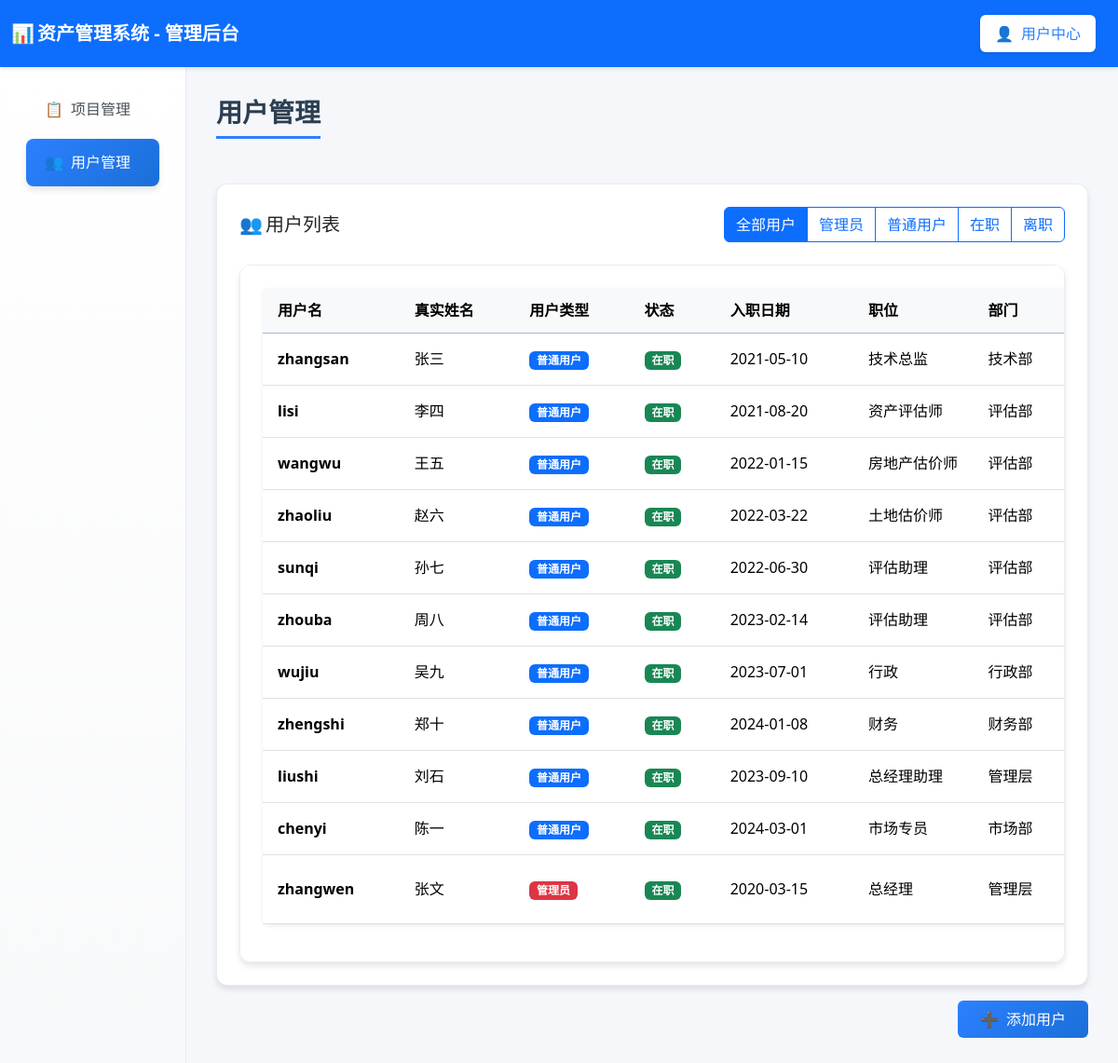
Page /user_manager (signed in) on the committed database.
### tables this page shows
CREATE TABLE users (
        id INTEGER PRIMARY KEY AUTOINCREMENT,
        username TEXT UNIQUE,
        realname TEXT,
        user_type TEXT,
        password TEXT,
        phone TEXT,
        email TEXT,
        hire_date TEXT,
        education TEXT,
        position TEXT,
        department TEXT,
        status TEXT DEFAULT 'active',  -- active-在职, inactive-离职
        create_time TEXT DEFAULT CURRENT_TIMESTAMP,
        update_time TEXT DEFAULT CURRENT_TIMESTAMP
    );

### routes/user_routes.py (the view)
@router.get("/user_manager", response_class=HTMLResponse)
async def user_manager(
    request: Request,
    user: dict = Depends(login_required),
    db: sqlite3.Connection = Depends(get_db)
):
    if user.get("user_type") != "admin":
        return RedirectResponse(url="/user_dashboard")
    try:
        users = await user_service.get_all_users(db)
        for user_item in users:
            user_item["qualifications"] = await user_service.get_user_qualifications(user_item["username"], db)
        return templates.TemplateResponse("user_manager.html", {
            "request": request,
            "user": user,
            "users": users,
            "current_user": user["username"]
        })
    except Exception as e:
        return templates.TemplateResponse("user_manager.html", {
            "request": request,
            "user": user,
            "users": [],
            "current_user": user["username"],
            "error": str(e)
        })

### templates/user_manager.html (shortened to what this page needs)
<!DOCTYPE html>
<html lang="zh-CN">
<head>
  <link href="https://cdn.jsdelivr.net/npm/bootstrap@5.3.2/dist/css/bootstrap.min.css" rel="stylesheet">
  <link rel="stylesheet"
    href="https://cdnjs.cloudflare.com/ajax/libs/bootstrap-icons/1.11.0/font/bootstrap-icons.min.css">
</head>
<body>
  <nav class="navbar navbar-dark bg-primary">
    <div class="container-fluid">
      <span class="navbar-brand mb-0 h1 fw-bold">
        <span class="fallback-icon">📊</span>资产管理系统 - 管理后台
      </span>
      <ul class="navbar-nav ms-auto">
        <li class="nav-item">
          <a class="nav-link user-center" href="/user_dashboard">
            <span class="fallback-icon">👤</span>用户中心
          </a>
        </li>
      </ul>
    </div>
  </nav>
  <div class="container-fluid">
    <div class="row">
      <div class="col-md-3 col-lg-2 sidebar">
        <nav class="nav flex-column p-3">
          <a class="nav-link" href="/admin_projects">
            <span class="fallback-icon">📋</span>项目管理
          </a>
          <a class="nav-link active" href="/user_manager">
            <span class="fallback-icon">👥</span>用户管理
          </a>
        </nav>
      </div>
      <div class="col-md-9 col-lg-10 main-content">
        <h3 class="page-title">用户管理</h3>
        <div class="table-container">
          <div class="table-header">
            <h5 class="mb-0"><span class="fallback-icon">👥</span>用户列表</h5>
            <div class="filter-controls">
              <div class="btn-group" role="group">
                <label class="btn btn-outline-primary" for="allUsers">全部用户</label>
                <label class="btn btn-outline-primary" for="adminUsers">管理员</label>
                <label class="btn btn-outline-primary" for="normalUsers">普通用户</label>
                <label class="btn btn-outline-primary" for="activeUsers">在职</label>
                <label class="btn btn-outline-primary" for="inactiveUsers">离职</label>
              </div>
            </div>
          </div>
          {% if users %}
          <div class="table-container">
            <table class="table table-hover bg-white rounded shadow-sm">
              <thead class="table-primary">
                <tr>
                  <th>用户名</th>
                  <th>真实姓名</th>
                  <th>用户类型</th>
                  <th>状态</th>
                  <th>入职日期</th>
                  <th>职位</th>
                  <th>部门</th>
                </tr>
              </thead>
              <tbody id="usersTableBody">
                {% for user in users %}
                <tr data-user-type="{{ user.user_type }}" data-user-status="{{ user.status }}"
                  onclick="viewUserDetail('{{ user.username }}')" style="cursor: pointer;">
                  <td>
                    <strong>{{ user.username }}</strong>
                  </td>
                  <td>
                    {% if user.realname %}
                    {{ user.realname }}
                    {% else %}
                    <span class="text-muted">未设置</span>
                    {% endif %}
                  </td>
                  <td>
                    {% if user.user_type == 'admin' %}
                    <span class="badge user-type-badge user-type-admin">管理员</span>
                    {% else %}
                    <span class="badge user-type-badge user-type-user">普通用户</span>
                    {% endif %}
                  </td>
                  <td>
                    {% if user.status == 'active' %}
                    <span class="badge status-badge status-active">在职</span>
                    {% else %}
                    <span class="badge status-badge status-inactive">离职</span>
                    {% endif %}
                  </td>
                  <td>
                    {% if user.hire_date %}
                    {{ user.hire_date }}
                    {% else %}
                    <span class="text-muted">未设置</span>
                    {% endif %}
                  </td>
                  <td>
                    {% if user.position %}
                    {{ user.position }}
                    {% else %}
                    <span class="text-muted">未设置</span>
                    {% endif %}
                  </td>
                  <td>
                    {% if user.department %}
                    {{ user.department }}
                    {% else %}
                    <span class="text-muted">未设置</span>
                    {% endif %}
                  </td>
                </tr>
                {% endfor %}
              </tbody>
            </table>
          </div>
          {% else %}
          <div class="alert alert-info text-center">
            <h5><span class="fallback-icon">👥</span>暂无用户</h5>
            <p class="mb-0">当前系统中还没有任何用户。</p>
          </div>
          {% endif %}
        </div>
        <div class="mt-3 text-end">
          <button class="btn btn-primary" onclick="addUser()">
            <span class="fallback-icon">➕</span>添加用户
          </button>
        </div>
      </div>
    </div>
  </div>
</body>
</html>

### templates/user_manager.html (style rules this page uses)
:root { --primary-color: #2c80ff; --secondary-color: #6c757d; --success-color: #28a745; --warning-color: #ffc107; --info-color: #17a2b8; --light-bg: #f5f7fb; --card-shadow: 0 4px 6px rgba(0, 0, 0, 0.1); --hover-shadow: 0 8px 15px rgba(0, 0, 0, 0.15); }
body { background-color: var(--light-bg); font-family: 'Segoe UI', Tahoma, Geneva, Verdana, sans-serif; }
.navbar { box-shadow: 0 2px 4px rgba(0, 0, 0, 0.1); padding: 0.8rem 0; }
.sidebar { background: linear-gradient(180deg, #ffffff 0%, #f8f9fa 100%); min-height: calc(100vh - 76px); box-shadow: 2px 0 10px rgba(0, 0, 0, 0.08); border-right: 1px solid #e9ecef; padding: 0; }
.nav-link { color: #495057; padding: 0.85rem 1.25rem; border-radius: 0.5rem; margin: 0.2rem 0.75rem; transition: all 0.3s ease; font-weight: 500; border: none; }
.nav-link.active { background: linear-gradient(135deg, var(--primary-color), #1a6fd8); color: white; box-shadow: var(--card-shadow); }
.main-content { padding: 2rem; background-color: var(--light-bg); }
.page-title { color: #2c3e50; font-weight: 700; margin-bottom: 1.5rem; padding-bottom: 0.5rem; border-bottom: 3px solid var(--primary-color); display: inline-block; }
.table-container { background: white; border-radius: 12px; padding: 1.5rem; box-shadow: var(--card-shadow); border: 1px solid #e9ecef; margin-top: 1.5rem; }
.table-header { display: flex; justify-content: space-between; align-items: center; margin-bottom: 1.5rem; flex-wrap: wrap; gap: 1rem; }
.filter-controls { display: flex; gap: 1rem; align-items: center; flex-wrap: wrap; }
table.table tbody tr { transition: background-color 0.2s ease; }
.user-type-badge { font-size: 0.75rem; padding: 0.35em 0.65em; }
.user-type-admin { background-color: #dc3545; color: white; }
.user-type-user { background-color: #0d6efd; color: white; }
.table th { white-space: nowrap; overflow: hidden; text-overflow: ellipsis; vertical-align: middle; padding: 12px 16px; background-color: #f8f9fa; }
.table td { vertical-align: middle; padding: 12px 16px; }
.table-container { width: 100%; overflow-x: auto; }
.fallback-icon { display: inline-block; width: 20px; text-align: center; margin-right: 8px; }
.navbar-nav .nav-link.user-center { background-color: white; color: var(--primary-color) !important; padding: 0.5rem 1rem; border-radius: 0.375rem; transition: all 0.2s ease; font-weight: 500; box-shadow: 0 2px 4px rgba(0, 0, 0, 0.1); margin-left: 0.5rem; }
.status-badge { font-size: 0.75rem; padding: 0.35em 0.65em; }
.status-active { background-color: #198754; color: white; }
.btn-primary { background: linear-gradient(135deg, var(--primary-color), #1a6fd8); border: none; border-radius: 6px; padding: 0.5rem 1.5rem; font-weight: 500; transition: all 0.3s ease; }
.table th:nth-child(6), .table td:nth-child(6) { min-width: 80px; max-width: 100px; }
.table { min-width: 1400px; table-layout: auto; }

### rows in the picture
users: username "zhangsan", realname "张三", user_type "普通用户", status "在职", hire_date "2021-05-10", position "技术总监", department "技术部"
users: username "lisi", realname "李四", user_type "普通用户", status "在职", hire_date "2021-08-20", position "资产评估师", department "评估部"
users: username "wangwu", realname "王五", user_type "普通用户", status "在职", hire_date "2022-01-15", position "房地产估价师", department "评估部"
users: username "zhaoliu", realname "赵六", user_type "普通用户", status "在职", hire_date "2022-03-22", position "土地估价师", department "评估部"
users: username "sunqi", realname "孙七", user_type "普通用户", status "在职", hire_date "2022-06-30", position "评估助理", department "评估部"
users: username "zhouba", realname "周八", user_type "普通用户", status "在职", hire_date "2023-02-14", position "评估助理", department "评估部"
users: username "wujiu", realname "吴九", user_type "普通用户", status "在职", hire_date "2023-07-01", position "行政", department "行政部"
users: username "zhengshi", realname "郑十", user_type "普通用户", status "在职", hire_date "2024-01-08", position "财务", department "财务部"
users: username "liushi", realname "刘石", user_type "普通用户", status "在职", hire_date "2023-09-10", position "总经理助理", department "管理层"
users: username "chenyi", realname "陈一", user_type "普通用户", status "在职", hire_date "2024-03-01", position "市场专员", department "市场部"
users: username "zhangwen", realname "张文", user_type "管理员", status "在职", hire_date "2020-03-15", position "总经理", department "管理层"
